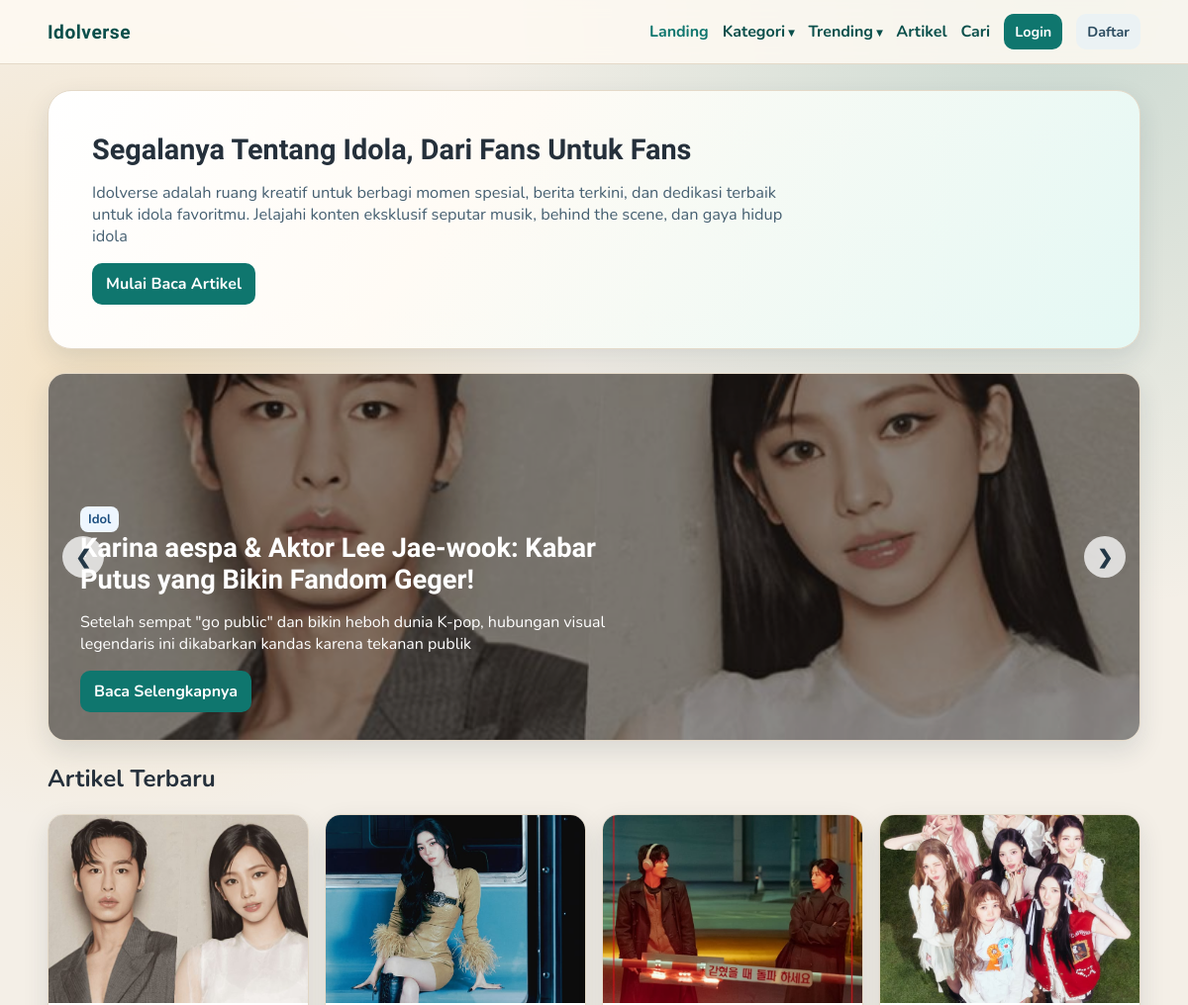
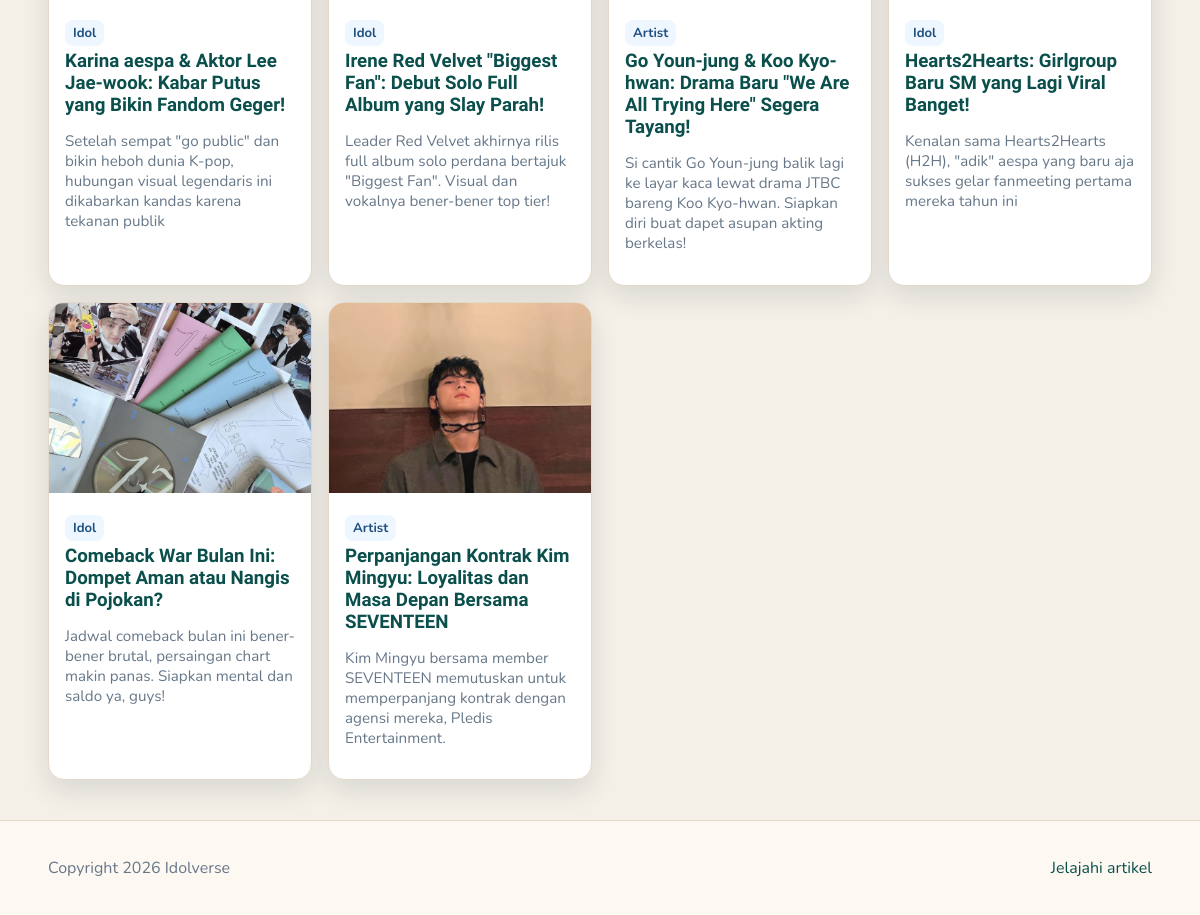
The page /blog/landing.php on the database its author committed (2 pictures, top to bottom).
### tables this page shows
CREATE TABLE `posts` (
  `id` int(11) NOT NULL,
  `user_id` int(11) NOT NULL,
  `category_id` int(11) NOT NULL,
  `title` varchar(180) NOT NULL,
  `slug` varchar(200) NOT NULL,
  `excerpt` text DEFAULT NULL,
  `content` longtext NOT NULL,
  `image_url` varchar(255) DEFAULT NULL,
  `is_published` tinyint(1) DEFAULT 1,
  `created_at` timestamp NOT NULL DEFAULT current_timestamp(),
  `updated_at` timestamp NOT NULL DEFAULT current_timestamp() ON UPDATE current_timestamp()
);

CREATE TABLE `categories` (
  `id` int(11) NOT NULL,
  `name` varchar(80) NOT NULL,
  `slug` varchar(100) NOT NULL,
  `created_at` timestamp NOT NULL DEFAULT current_timestamp()
);

### blog/includes/auth.php (called while the page is built, shortened)
<?php
function e(string $value): string {
    return htmlspecialchars($value, ENT_QUOTES, 'UTF-8');
}
?>

### blog/landing.php (the view, shortened to what this page needs)
<?php
require_once __DIR__ . '/includes/helpers.php';
$featured = $pdo->query("SELECT p.*, c.name AS category_name, u.full_name AS author_name
FROM posts p
JOIN categories c ON c.id = p.category_id
JOIN users u ON u.id = p.user_id
WHERE p.is_published = 1
ORDER BY p.created_at DESC
LIMIT 4")->fetchAll();
$latest = $pdo->query("SELECT p.*, c.name AS category_name
FROM posts p
JOIN categories c ON c.id = p.category_id
WHERE p.is_published = 1
ORDER BY p.created_at DESC
LIMIT 6")->fetchAll();
include __DIR__ . '/includes/header.php';
?>
<div class="container">
    <section class="hero">
        <h1>Segalanya Tentang Idola, Dari Fans Untuk Fans</h1>
        <p>Idolverse adalah ruang kreatif untuk berbagi momen spesial, berita terkini, dan dedikasi terbaik untuk idola favoritmu. Jelajahi konten eksklusif seputar musik, behind the scene, dan gaya hidup idola</p>
        <a class="btn" href="/blog/index.php">Mulai Baca Artikel</a>
    </section>
    <?php if ($featured): ?>
    <section class="carousel" data-carousel>
        <div class="slides">
            <?php foreach ($featured as $item): ?>
            <article class="slide">
                <img src="<?= e($item['image_url'] ?: 'https://images.unsplash.com/photo-1499750310107-5fef28a66643?auto=format&fit=crop&w=1200&q=80'); ?>" alt="<?= e($item['title']); ?>">
                <div class="slide-content">
                    <span class="badge"><?= e($item['category_name']); ?></span>
                    <h2><?= e($item['title']); ?></h2>
                    <p><?= e($item['excerpt'] ?? ''); ?></p>
                    <a class="btn" href="/blog/post.php?slug=<?= e($item['slug']); ?>">Baca Selengkapnya</a>
                </div>
            </article>
            <?php endforeach; ?>
        </div>
        <button class="carousel-btn prev" type="button">&#10094;</button>
        <button class="carousel-btn next" type="button">&#10095;</button>
    </section>
    <?php endif; ?>
    <section>
        <h2>Artikel Terbaru</h2>
        <div class="card-grid">
            <?php foreach ($latest as $post): ?>
            <article class="card">
                <img src="<?= e($post['image_url'] ?: 'https://images.unsplash.com/photo-1518773553398-650c184e0bb3?auto=format&fit=crop&w=1200&q=80'); ?>" alt="<?= e($post['title']); ?>">
                <div class="card-body">
                    <span class="badge"><?= e($post['category_name']); ?></span>
                    <h3><a href="/blog/post.php?slug=<?= e($post['slug']); ?>"><?= e($post['title']); ?></a></h3>
                    <p class="muted"><?= e($post['excerpt'] ?? ''); ?></p>
                </div>
            </article>
            <?php endforeach; ?>
        </div>
    </section>
</div>
<?php include __DIR__ . '/includes/footer.php'; ?>

### blog/assets/css/style.css (style rules this page uses)
:root { --bg: #f4efe7; --surface: #fffaf3; --card: #ffffff; --text: #25303b; --muted: #667788; --brand: #0f766e; --brand-dark: #0a4f4b; --accent: #f59e0b; --danger: #b42318; --line: #e4d9c8; --shadow: 0 10px 26px rgba(27, 46, 62, 0.12); }
* { box-sizing: border-box; }
body { margin: 0; font-family: 'Nunito', sans-serif; color: var(--text); background: radial-gradient(circle at 10% 20%, rgba(245, 158, 11, 0.16), transparent 24%), radial-gradient(circle at 90% 0%, rgba(15, 118, 110, 0.18), transparent 28%), var(--bg); }
a { color: var(--brand-dark); text-decoration: none; }
.container { width: min(1120px, 92vw); margin: 0 auto; }
.hero { border: 1px solid var(--line); border-radius: 24px; box-shadow: var(--shadow); background: linear-gradient(125deg, #fff, #fffbf5 38%, #e4f8f4); padding: 44px; margin-bottom: 24px; }
.hero h1 { font-family: 'Sora', sans-serif; font-size: clamp(1.8rem, 2.4vw, 2.8rem); line-height: 1.1; margin: 0 0 10px; }
.hero p { max-width: 720px; font-size: 1.02rem; color: #466072; }
.card-grid { display: grid; grid-template-columns: repeat(auto-fit, minmax(260px, 1fr)); gap: 16px; }
.card { background: var(--card); border: 1px solid var(--line); border-radius: 16px; box-shadow: var(--shadow); overflow: hidden; }
.card img { width: 100%; height: 190px; object-fit: cover; }
.card-body { padding: 16px; }
.card h3 { margin: 4px 0 8px; font-family: 'Sora', sans-serif; }
.muted { color: var(--muted); font-size: 0.95rem; }
.btn { display: inline-flex; align-items: center; justify-content: center; border: none; border-radius: 10px; padding: 10px 14px; background: var(--brand); color: #fff; font-weight: 700; cursor: pointer; transition: .2s ease; }
.badge { display: inline-block; background: #eef6ff; color: #1d4f80; border-radius: 8px; padding: 4px 8px; font-size: .82rem; font-weight: 700; }
.carousel { position: relative; margin-bottom: 22px; border-radius: 18px; overflow: hidden; border: 1px solid var(--line); box-shadow: var(--shadow); }
.slides { display: flex; transition: transform .45s ease; }
.slide { min-width: 100%; height: 370px; position: relative; color: #fff; }
.slide img { width: 100%; height: 100%; object-fit: cover; filter: brightness(0.58); }
.slide-content { position: absolute; inset: auto 32px 28px; max-width: 580px; }
.slide-content h2 { margin: 0 0 8px; font-size: 1.7rem; font-family: 'Sora', sans-serif; }
.carousel-btn { position: absolute; top: 50%; transform: translateY(-50%); border: none; width: 42px; height: 42px; border-radius: 50%; background: rgba(255,255,255,.75); color: #233746; cursor: pointer; font-size: 1.2rem; font-weight: 700; }
.prev { left: 14px; }
.next { right: 14px; }

### rows shown on the page
posts: image_url (picture), category.name "Idol", title "Karina aespa & Aktor Lee Jae-wook: Kabar Putus yang Bikin Fandom Geger!", excerpt "Setelah sempat \"go public\" dan bikin heboh dunia K-pop, hubungan visual legendaris ini dikabarkan kandas karena tekanan publik"
posts: image_url (picture), category.name "Idol", title "Irene Red Velvet \"Biggest Fan\": Debut Solo Full Album yang Slay Parah!", excerpt "Leader Red Velvet akhirnya rilis full album solo perdana bertajuk \"Biggest Fan\". Visual dan vokalnya bener-bener top tier!"
posts: image_url (picture), category.name "Artist", title "Go Youn-jung & Koo Kyo-hwan: Drama Baru \"We Are All Trying Here\" Segera Tayang!", excerpt "Si cantik Go Youn-jung balik lagi ke layar kaca lewat drama JTBC bareng Koo Kyo-hwan. Siapkan diri buat dapet asupan akting berkelas!"
posts: image_url (picture), category.name "Idol", title "Hearts2Hearts: Girlgroup Baru SM yang Lagi Viral Banget!", excerpt "Kenalan sama Hearts2Hearts (H2H), \"adik\" aespa yang baru aja sukses gelar fanmeeting pertama mereka tahun ini"
posts: image_url (picture), category.name "Idol", title "Comeback War Bulan Ini: Dompet Aman atau Nangis di Pojokan?", excerpt "Jadwal comeback bulan ini bener-bener brutal, persaingan chart makin panas. Siapkan mental dan saldo ya, guys!"
posts: image_url (picture), category.name "Artist", title "Perpanjangan Kontrak Kim Mingyu: Loyalitas dan Masa Depan Bersama SEVENTEEN", excerpt "Kim Mingyu bersama member SEVENTEEN memutuskan untuk memperpanjang kontrak dengan agensi mereka, Pledis Entertainment."
